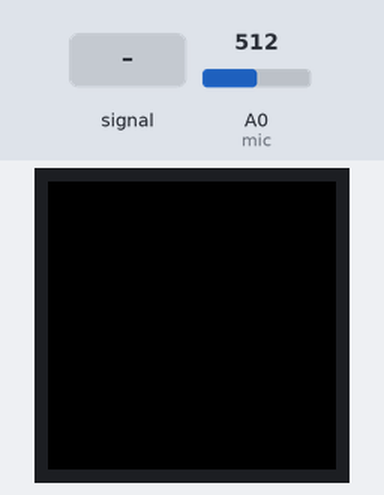
The sketch below on a simulated Arduino Uno, built with avr-gcc and run on an emulated ATmega328P. Parts: 32×32 colour display. Inputs (shaded band) come from the test bench; at power-on: A0 (mic) = 512.

Above: at 1.2 s.
1.3 s: A0 (mic) fed a 200 Hz sine of ±81 counts around its level
At 1.74 s:
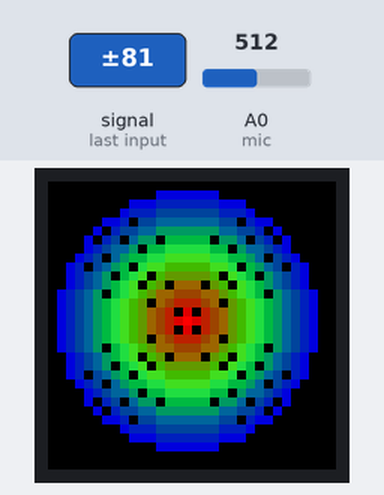
2.9 s: A0 (mic) fed a 2 Hz sine of ±306 counts around its level
At 3.24 s:
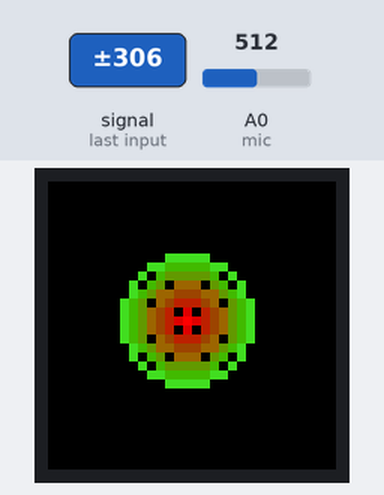
4.6 s: A0 (mic) set to 716
Timing chart, 0 to 7.6 s (numbered marks = the images above; inputs shaded):
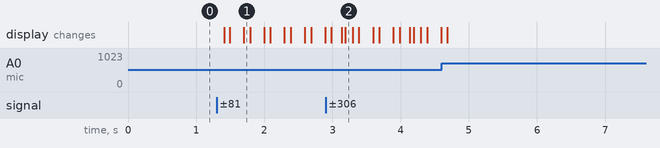

The sketch:

Amplitude_Graph.ino
```cpp
#include <Adafruit_GFX.h>
#include <RGBmatrixPanel.h>
int mic = A0;
int radius = 0;
// If your 32x32 matrix has the SINGLE HEADER input,
// use this pinout:
#define CLK 8
#define OE  9
#define LAT 10
#define A   A4
#define B   A1
#define C   A2
#define D   A3

RGBmatrixPanel matrix(A, B, C, D, CLK, LAT, OE, false);
int y;

void setup() {
  pinMode(mic, INPUT);
  matrix.begin();
  Serial.begin(9600);
  y = 0;
}

void loop() {

  double threshhold = 0.5;
  double amp = amplitude();

  //map the x-coordinate proportionally to amplitude
  int x = 31 * (amp / threshhold);
  if (x > 31) x = 31;

  if (x > radius) {
   paint(radius, x);
   radius = x;
  }
  else {
   int temp = pow(2, -radius);

   for (int i = temp; i <= radius; i++) {
    matrix.drawCircle(15,15,i,matrix.Color333(0,0,0));
   }

   radius = temp;
  }


}

double amplitude() {
   int sample = analogRead(mic);
   unsigned long startMillis= millis();  // Start of sample window
   unsigned int peakToPeak = 0;   // peak-to-peak level

   unsigned int signalMax = 0;
   unsigned int signalMin = 1024;

   // collect data for 50 mS
   while (millis() - startMillis < 50)
   {
      sample = analogRead(mic);
      if (sample < 1024)  // toss out spurious readings
      {
         if (sample > signalMax)
         {
            signalMax = sample;  // save just the max levels
         }
         else if (sample < signalMin)
         {
            signalMin = sample;  // save just the min levels
         }
      }
   }

   peakToPeak = signalMax - signalMin;  // max - min = peak-peak amplitude
   double volts = (peakToPeak * 3.3) / 1024;  // convert to volts
   return volts;
}

void paint(int rad1, int rad2) {
 //paint a red line from (0, y) up to (x,y) such that (x,y) corresponds to (intensity, time);
  for (int i = rad1; i <= rad2; i++) {
    double r = 0;
    double g = 0;
    double b = 0;

    double k = 15*i/32.0;
    int j = (int) k;
    if (j < 5) {
      r = 7*(10-j)/10.0;
      g = 7*j/8.0;
      b = 0;
      matrix.drawCircle(15, 15, j, matrix.Color333(r,g,b));
    } else if (j < 8) {
      r = 7*(10-j)/10.0;
      g = 7*j/8.0;
      b = 7*(j-5)/10;
      matrix.drawCircle(15, 15, j, matrix.Color333(r,g,b));
    } else if (j < 10) {
      r = 7*(10-j)/10.0;
      g = 7*(15-j)/8.0;
      b = 7*(j-5)/10;
      matrix.drawCircle(15, 15, j, matrix.Color333(r,g,b));
    } else {
      r = 0;
      g = 7*(15-j)/8.0;
      b = 7*(j-5)/10;
      matrix.drawCircle(15, 15, j, matrix.Color333(r,g,b));
    }

  }
}
```

Measured:
- after the input at 1.3 s, the display: changes after 0.11 s (image 1)
- after the input at 2.9 s, the display: first differs from a run without the input after 0.23 s (image 2 shows a later state)
